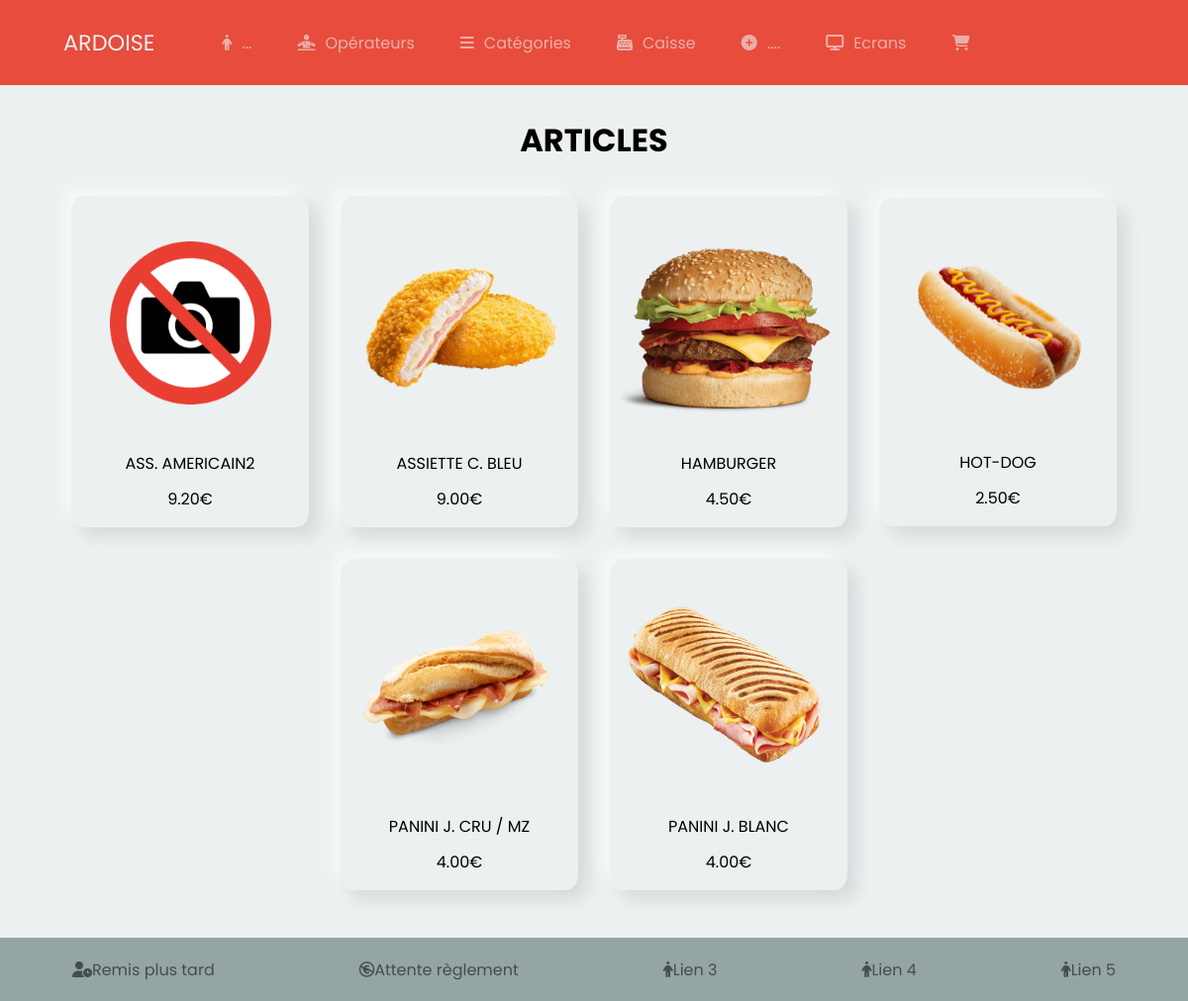
Screenshot of /index.php?route=category&id=3 with the database file from the repository.
### tables this page shows
CREATE TABLE `articles` (
  `id` int(11) NOT NULL,
  `name` varchar(50) NOT NULL,
  `shortName` varchar(20) NOT NULL,
  `picture` varchar(150) NOT NULL,
  `price` float NOT NULL DEFAULT '0',
  `categories_id` int(11) NOT NULL,
  `tva_spl` int(11) NOT NULL,
  `tva_emp` int(11) NOT NULL,
  `codebarre` varchar(15) NOT NULL COMMENT '13 chiffres',
  `activate` tinyint(1) NOT NULL DEFAULT '1',
  `screen_id` int(11) NOT NULL
);

### controllers/CategoriesController.php (called while the page is built, shortened)
<?php
class CategoriesController extends Router
{
    public function displayAllProductsByCategory($id) {
        $model    = new ArticlesManager();
        $articles = $model->getAllArticlesByCat($id);
        $i=0;
        foreach($articles as $art) {
            $model   = new ArticlesManager();
            $isOptions = $model->getAllOptionsOfArticle($art['id']);
            if(count($isOptions) == 0)
                $articles[$i]['options'] = false;
            else
                $articles[$i]['options'] = true;
            $i++;
        }
        $this->render('articles', 'layout', ['articles' => $articles]);
    }
}

### index.php (called while the page is built, shortened)
<?php
$router = new App\Router();
$router->getRouteFromQuery();

### models/ArticlesManager.php (called while the page is built, shortened)
<?php
class ArticlesManager extends Database {
    public function getAllArticlesByCat($categoryId ) {
        $sql = "SELECT * FROM articles WHERE categories_id = ? ORDER BY name ASC";
        return $this->getAll($sql, [$categoryId]);
    }
}

### models/Database.php (called while the page is built, shortened)
<?php
abstract class Database {
    private static $_dbConnect;
    private static function setDb() {
        self::$_dbConnect = new \PDO( 'mysql:host=db.3wa.io;dbname=vincentollivier_ardoise;charset=utf8', 'vincentollivier', '98f74e8350a6f9da22f312f5162d2994');
        self::$_dbConnect->setAttribute( \PDO::ATTR_ERRMODE, \PDO::ERRMODE_WARNING );
    }
    protected function getDb() {
        return self::$_dbConnect;
    }
    protected function getAll( string $sql, array $values = [] ): array {
        $query = $this->getDb()->prepare($sql);
        $query->execute($values);
        return $query->fetchAll();
    }
}

### views/templates/articles.phtml (the view, shortened to what this page needs)
<main id="articles">
    <section>
        <h1>ARTICLES</h1>
    </section>
    <section class="container">
        <?php if(empty($articles)) : ?>
            <p>Aucun article dans cette catégorie !</p>
        <?php else: ?>
        <section class="leftElement">
            <?php foreach($articles as $article) : ?>
                <?php if($article['activate'] == 0): ?>
                    <article class="desactivate dispositionCategories">
                        <img src="assets/uploads/articles/<?= $article['categories_id'] ?>/<?= htmlspecialchars($article['picture']) ?>"
                        alt="<?= htmlspecialchars($article['name']) ?>">
                <?php else: ?>
                    <?php if($article['activate'] != 0): ?>
                        <?php if($article['options'] == true): ?>
                            <article class="dispositionCategories">
                                <a href="index.php?route=articleDetails&id=<?= $article['id'] ?>">
                                <img src="assets/uploads/articles/<?= $article['categories_id'] ?>/<?= htmlspecialchars($article['picture']) ?>"
                                alt="<?= htmlspecialchars($article['name']) ?>">
                            </a>
                        <?php else: ?>
                            <article class="dispositionCategories">
                                <a href="index.php?route=directAddBasket&id=<?= $article['id'] ?>">
                                <img src="assets/uploads/articles/<?= $article['categories_id'] ?>/<?= htmlspecialchars($article['picture']) ?>"
                                alt="<?= htmlspecialchars($article['name']) ?>">
                            </a>
                        <?php endif; ?>
                    <?php endif; ?>
                <?php endif; ?>
                <p><?= htmlspecialchars($article['shortName']) ?></p>
                <p><?= htmlspecialchars(number_format($article['price'], 2)) ?>€</p>
                </article>
            <?php endforeach; ?>
        </section>
    <?php endif; ?>
    </section>
</main>

### assets/styles/sass/style.css (style rules this page uses)
html, body, div, span, applet, object, iframe, h1, h2, h3, h4, h5, h6, p, blockquote, pre, a, abbr, acronym, address, big, cite, code, del, dfn, em, img, ins, kbd, q, s, samp, small, strike, strong, sub, sup, tt, var, b, u, i, center, dl, dt, dd, ol, ul, li, fieldset, form, label, legend, table, caption, tbody, tfoot, thead, tr, th, td, article, aside, canvas, details, embed, figure, figcaption, footer, header, hgroup, menu, nav, output, ruby, section, summary, time, mark, audio, video { margin: 0; padding: 0; border: 0; font-size: 100%; font: inherit; vertical-align: baseline; }
article, aside, details, figcaption, figure, footer, header, hgroup, menu, nav, section { display: block; }
body { line-height: 1; }
h1 { font-size: 2em; font-weight: bold; text-align: center; margin: 3vh 0; text-transform: uppercase; }
#articles { padding: 2vh 2vw; }
#articles > section:nth-of-type(2) { width: 100%; margin: auto; margin-bottom: 10vh; }
#articles > section:nth-of-type(2) > section:nth-of-type(1) { display: flex; flex-wrap: wrap; align-items: center; justify-content: center; border-radius: 5%; }
#articles > section:nth-of-type(2) > section:nth-of-type(1) > article { display: flex; flex-direction: column; align-items: center; justify-content: center; border-radius: 5%; margin: 1rem; padding: 10px; width: 240px; box-shadow: -10px -10px 15px rgba(255, 255, 255, 0.5), 10px 10px 15px rgba(70, 70, 70, 0.12); }
#articles > section:nth-of-type(2) > section:nth-of-type(1) > article > p:nth-of-type(1) { margin: 10px 0; }
#articles > section:nth-of-type(2) > section:nth-of-type(1) > article > p:nth-of-type(2) { margin: 10px 0; }
* { box-sizing: border-box; }
body { font-family: "Poppins", sans-serif; background-color: #ECF0f1; }
a { text-decoration: none; }

### rows the page displays
articles: picture (placeholder picture), shortName "ASS. AMERICAIN2", price "9.20"
articles: picture (picture), shortName "ASSIETTE C. BLEU", price "9.00"
articles: picture (picture), shortName "HAMBURGER", price "4.50"
articles: picture (picture), shortName "HOT-DOG", price "2.50"
articles: picture (picture), shortName "PANINI J. CRU / MZ", price "4.00"
articles: picture (picture), shortName "PANINI J. BLANC", price "4.00"
